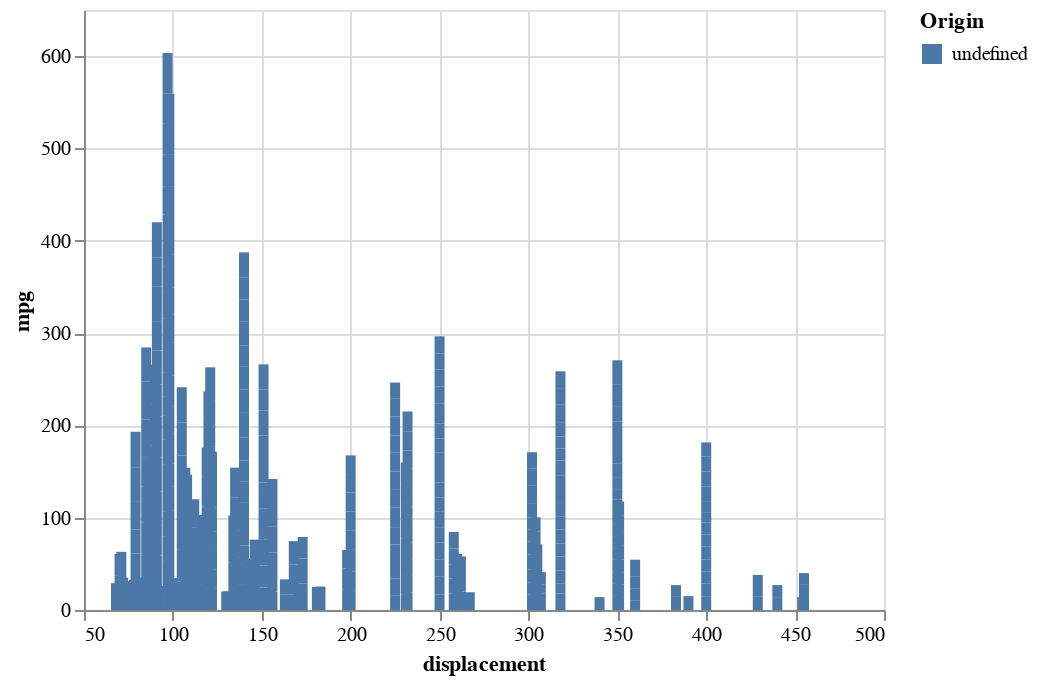

Notebook code cell kept with this figure:
### Code cell
bars = alt.Chart(df2).mark_bar().encode(
    y='mpg:Q',
    color='Origin:N',
    x='displacement:Q'
)

bars

### Figure 1 — Vega-Lite specification as saved in the notebook (floating-point values rounded to 4 significant figures; data arrays with more than 128 entries replaced by an {"elided": "..."} marker saying what was removed)
{"config": {"view": {"continuousWidth": 400, "continuousHeight": 300}}, "data": {"name": "data-4766f396ec9ac170016b09afb643730f"}, "mark": "bar", "encoding": {"color": {"field": "Origin", "type": "nominal"}, "x": {"field": "displacement", "type": "quantitative"}, "y": {"field": "mpg", "type": "quantitative"}}, "$schema": "https://vega.github.io/schema/vega-lite/v4.17.0.json", "datasets": {"data-4766f396ec9ac170016b09afb643730f": {"elided": "398 records"}}}
